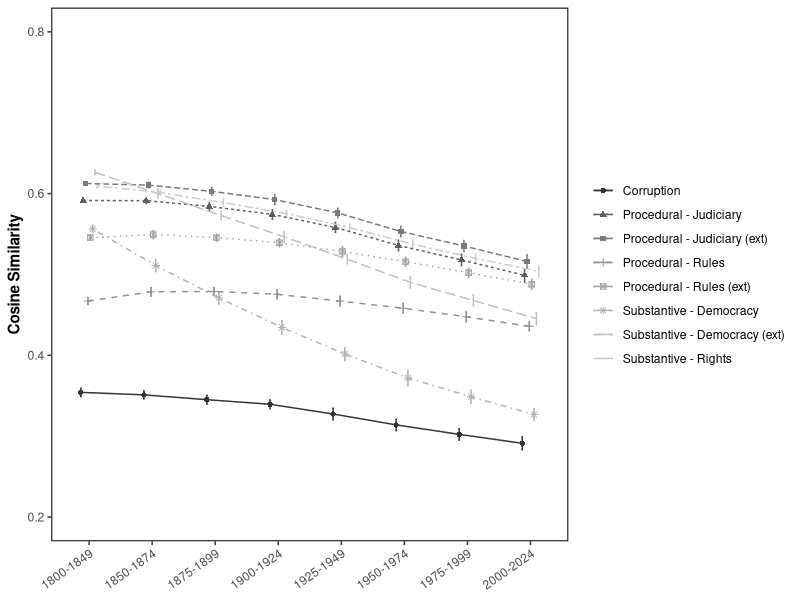
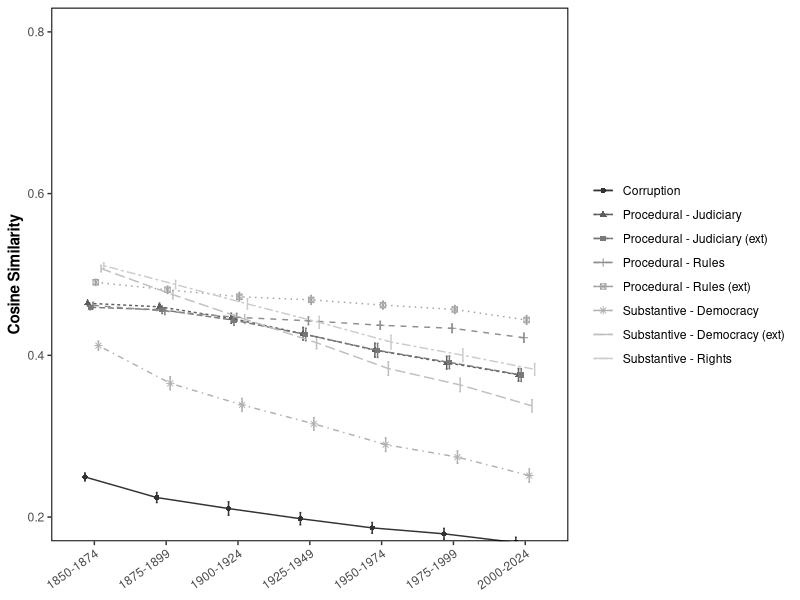
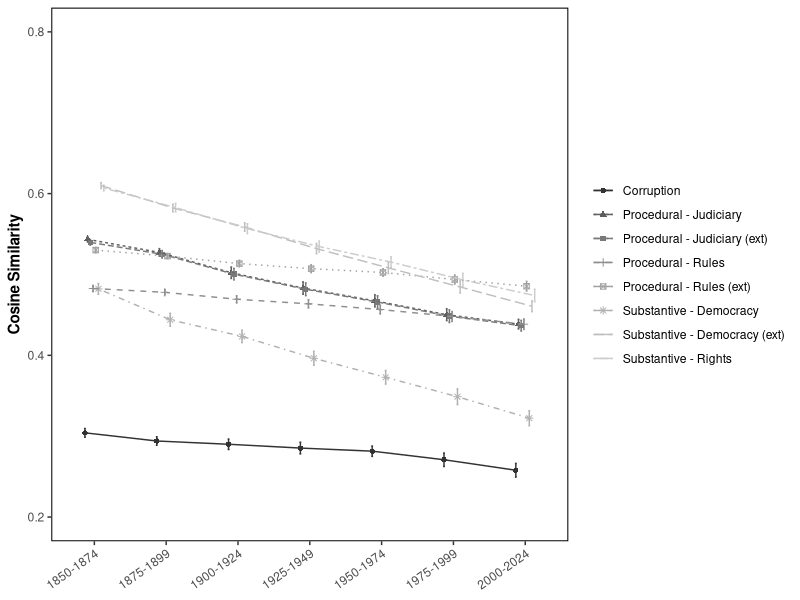
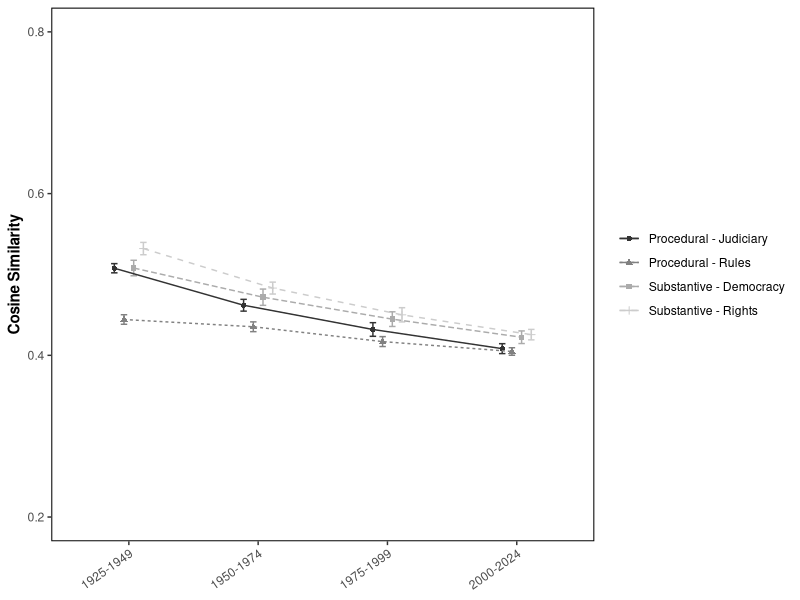
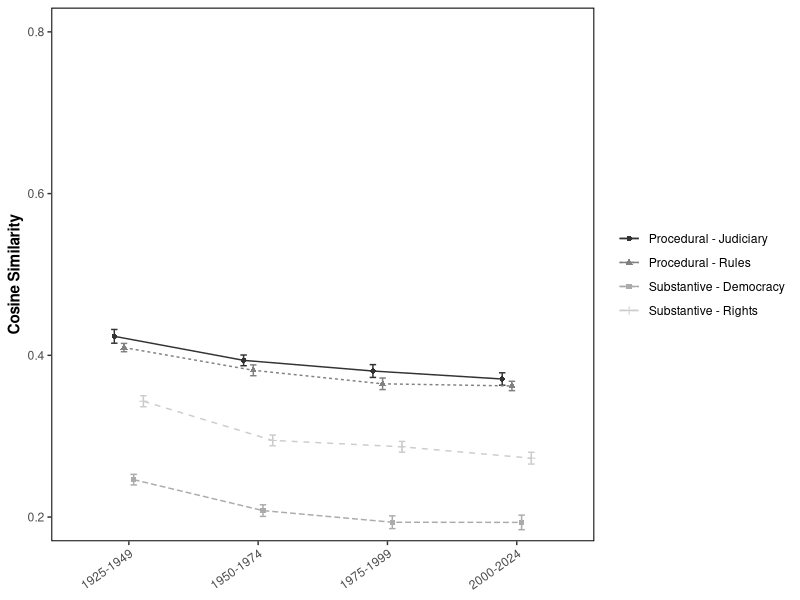
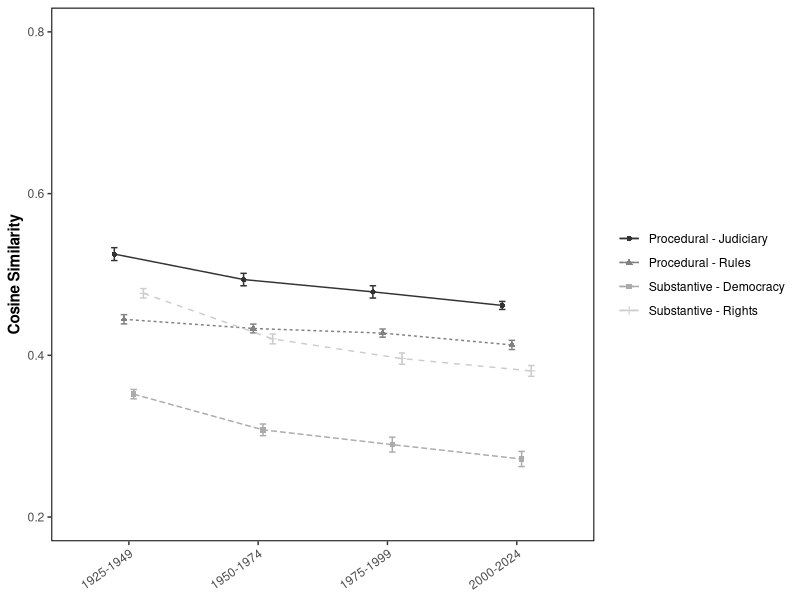
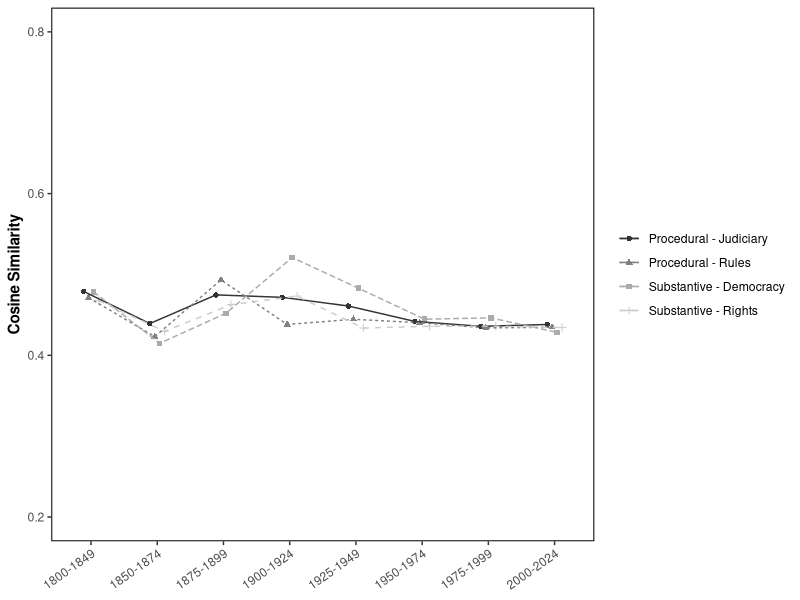

These charts were generated, in order, by the following R code:
## Jaroslaw Kantorowicz and Bastián González-Bustamante
## Faculty of Governance and Global Affairs, Leiden University
## June 2024

## Packages
library(ggplot2)

## Data
data <- read.csv("data/tidy/summary_UK_US.csv", sep = ",", encoding = "UTF-8")
bootstrap <- 30
data$model <- ifelse(data$model == "ct", "Chronologically Trained Model",
                     ifelse(data$model == "naive", "Naive Time Model",
                            ifelse(data$model == "overlapping", "Overlapping Model", 
                                   ifelse(data$model == "ct-alt", "Alt. Chronologically Trained", 
                                          ifelse(data$model == "distilBERT", "DistilBERT Embeddings", data$model)))))

## 95% CIs
data$se <- data$std / sqrt(bootstrap)
data$lower_ci <- data$cosine - 1.96 * data$se
data$upper_ci <- data$cosine + 1.96 * data$se

## Chronologically Trained Model UK
pdf("results/grey_plots/01_CT_UK.pdf", width = 6.826666666666667, height = 5.12)
png("results/grey_plots/01_CT_UK.png", width = (1024*2), height = (768*2), units = 'px', res = 300)
ggplot(aes(x = period, y = cosine, color = cluster, group = cluster), data = subset(data, model == "Chronologically Trained Model" & country == "UK")) +
  geom_errorbar(aes(ymin = lower_ci, ymax = upper_ci), width = 0.2, position = position_dodge(0.3)) +
  geom_point(aes(shape = cluster), size = 1.5, position = position_dodge(0.3)) + 
  geom_line(aes(color = cluster, linetype = cluster), position = position_dodge(0.3), size = 0.5) +
  scale_colour_grey() +
  theme_classic() + coord_cartesian(expand = TRUE, ylim = c(0.2, 0.8)) +
  theme(axis.title.x = element_text(face = "bold"),
        axis.title.y = element_text(face = "bold"),
        legend.title = element_blank(),
        panel.border = element_rect(colour = "black", fill = NA, size = 0.7),
        panel.background = element_blank(),
        axis.line = element_blank(),
        axis.text.x = element_text(angle = 35, hjust = 1)) +
  labs(x = NULL, y = "Cosine Similarity", title = NULL, subtitle = NULL, caption = NULL)
dev.off()

## Chronologically Trained Model US
pdf("results/grey_plots/02_CT_US.pdf", width = 6.826666666666667, height = 5.12)
png("results/grey_plots/02_CT_US.png", width = (1024*2), height = (768*2), units = 'px', res = 300)
ggplot(aes(x = period, y = cosine, color = cluster, group = cluster), data = subset(data, model == "Chronologically Trained Model" & country == "US")) +
  geom_errorbar(aes(ymin = lower_ci, ymax = upper_ci), width = 0.2, position = position_dodge(0.3)) +
  geom_point(aes(shape = cluster), size = 1.5, position = position_dodge(0.3)) + 
  geom_line(aes(color = cluster, linetype = cluster), position = position_dodge(0.3), size = 0.5) +
  scale_colour_grey() +
  theme_classic() + coord_cartesian(expand = TRUE, ylim = c(0.2, 0.8)) +
  theme(axis.title.x = element_text(face = "bold"),
        axis.title.y = element_text(face = "bold"),
        legend.title = element_blank(),
        panel.border = element_rect(colour = "black", fill = NA, size = 0.7),
        panel.background = element_blank(),
        axis.line = element_blank(),
        axis.text.x = element_text(angle = 35, hjust = 1)) +
  labs(x = NULL, y = "Cosine Similarity", title = NULL, subtitle = NULL, caption = NULL)
dev.off()

## Chronologically Trained Model US full
pdf("results/grey_plots/03_CT_full_US.pdf", width = 6.826666666666667, height = 5.12)
png("results/grey_plots/03_CT_full_US.png", width = (1024*2), height = (768*2), units = 'px', res = 300)
ggplot(aes(x = period, y = cosine, color = cluster, group = cluster), data = subset(data, model == "Chronologically Trained Model" & country == "US_full")) +
  geom_errorbar(aes(ymin = lower_ci, ymax = upper_ci), width = 0.2, position = position_dodge(0.3)) +
  geom_point(aes(shape = cluster), size = 1.5, position = position_dodge(0.3)) + 
  geom_line(aes(color = cluster, linetype = cluster), position = position_dodge(0.3), size = 0.5) +
  scale_colour_grey() +
  theme_classic() + coord_cartesian(expand = TRUE, ylim = c(0.2, 0.8)) +
  theme(axis.title.x = element_text(face = "bold"),
        axis.title.y = element_text(face = "bold"),
        legend.title = element_blank(),
        panel.border = element_rect(colour = "black", fill = NA, size = 0.7),
        panel.background = element_blank(),
        axis.line = element_blank(),
        axis.text.x = element_text(angle = 35, hjust = 1)) +
  labs(x = NULL, y = "Cosine Similarity", title = NULL, subtitle = NULL, caption = NULL)
dev.off()

## Alt. Chronologically Trained Model UK
pdf("results/grey_plots/04_CT_alt_UK.pdf", width = 6.826666666666667, height = 5.12)
png("results/grey_plots/04_CT_alt_UK.png", width = (1024*2), height = (768*2), units = 'px', res = 300)
ggplot(aes(x = period, y = cosine, color = cluster, group = cluster), data = subset(data, model == "Alt. Chronologically Trained" & country == "UK")) +
  geom_errorbar(aes(ymin = lower_ci, ymax = upper_ci), width = 0.2, position = position_dodge(0.3)) +
  geom_point(aes(shape = cluster), size = 1.5, position = position_dodge(0.3)) + 
  geom_line(aes(color = cluster, linetype = cluster), position = position_dodge(0.3), size = 0.5) +
  scale_colour_grey() +
  theme_classic() + coord_cartesian(expand = TRUE, ylim = c(0.2, 0.8)) +
  theme(axis.title.x = element_text(face = "bold"),
        axis.title.y = element_text(face = "bold"),
        legend.title = element_blank(),
        panel.border = element_rect(colour = "black", fill = NA, size = 0.7),
        panel.background = element_blank(),
        axis.line = element_blank(),
        axis.text.x = element_text(angle = 35, hjust = 1)) +
  labs(x = NULL, y = "Cosine Similarity", title = NULL, subtitle = NULL, caption = NULL)
dev.off()

## Alt. Chronologically Trained Model US
pdf("results/grey_plots/05_CT_alt_US.pdf", width = 6.826666666666667, height = 5.12)
png("results/grey_plots/05_CT_alt_US.png", width = (1024*2), height = (768*2), units = 'px', res = 300)
ggplot(aes(x = period, y = cosine, color = cluster, group = cluster), data = subset(data, model == "Alt. Chronologically Trained" & country == "US")) +
  geom_errorbar(aes(ymin = lower_ci, ymax = upper_ci), width = 0.2, position = position_dodge(0.3)) +
  geom_point(aes(shape = cluster), size = 1.5, position = position_dodge(0.3)) + 
  geom_line(aes(color = cluster, linetype = cluster), position = position_dodge(0.3), size = 0.5) +
  scale_colour_grey() +
  theme_classic() + coord_cartesian(expand = TRUE, ylim = c(0.2, 0.8)) +
  theme(axis.title.x = element_text(face = "bold"),
        axis.title.y = element_text(face = "bold"),
        legend.title = element_blank(),
        panel.border = element_rect(colour = "black", fill = NA, size = 0.7),
        panel.background = element_blank(),
        axis.line = element_blank(),
        axis.text.x = element_text(angle = 35, hjust = 1)) +
  labs(x = NULL, y = "Cosine Similarity", title = NULL, subtitle = NULL, caption = NULL)
dev.off()

## Alt. Chronologically Trained Model US full
pdf("results/grey_plots/06_CT_alt_full_US.pdf", width = 6.826666666666667, height = 5.12)
png("results/grey_plots/06_CT_alt_full_US.png", width = (1024*2), height = (768*2), units = 'px', res = 300)
ggplot(aes(x = period, y = cosine, color = cluster, group = cluster), data = subset(data, model == "Alt. Chronologically Trained" & country == "US_full")) +
  geom_errorbar(aes(ymin = lower_ci, ymax = upper_ci), width = 0.2, position = position_dodge(0.3)) +
  geom_point(aes(shape = cluster), size = 1.5, position = position_dodge(0.3)) + 
  geom_line(aes(color = cluster, linetype = cluster), position = position_dodge(0.3), size = 0.5) +
  scale_colour_grey() +
  theme_classic() + coord_cartesian(expand = TRUE, ylim = c(0.2, 0.8)) +
  theme(axis.title.x = element_text(face = "bold"),
        axis.title.y = element_text(face = "bold"),
        legend.title = element_blank(),
        panel.border = element_rect(colour = "black", fill = NA, size = 0.7),
        panel.background = element_blank(),
        axis.line = element_blank(),
        axis.text.x = element_text(angle = 35, hjust = 1)) +
  labs(x = NULL, y = "Cosine Similarity", title = NULL, subtitle = NULL, caption = NULL)
dev.off()

## DistilBERT UK
pdf("results/grey_plots/07_distilBERT_UK.pdf", width = 6.826666666666667, height = 5.12)
png("results/grey_plots/07_distilBERT_UK.png", width = (1024*2), height = (768*2), units = 'px', res = 300)
ggplot(aes(x = period, y = cosine, color = cluster, group = cluster), data = subset(data, model == "DistilBERT Embeddings" & country == "UK")) +
  geom_errorbar(aes(ymin = lower_ci, ymax = upper_ci), width = 0.2, position = position_dodge(0.3)) +
  geom_point(aes(shape = cluster), size = 1.5, position = position_dodge(0.3)) + 
  geom_line(aes(color = cluster, linetype = cluster), position = position_dodge(0.3), size = 0.5) +
  scale_colour_grey() +
  theme_classic() + coord_cartesian(expand = TRUE, ylim = c(0.2, 0.8)) +
  theme(axis.title.x = element_text(face = "bold"),
        axis.title.y = element_text(face = "bold"),
        legend.title = element_blank(),
        panel.border = element_rect(colour = "black", fill = NA, size = 0.7),
        panel.background = element_blank(),
        axis.line = element_blank(),
        axis.text.x = element_text(angle = 35, hjust = 1)) +
  labs(x = NULL, y = "Cosine Similarity", title = NULL, subtitle = NULL, caption = NULL)
dev.off()
